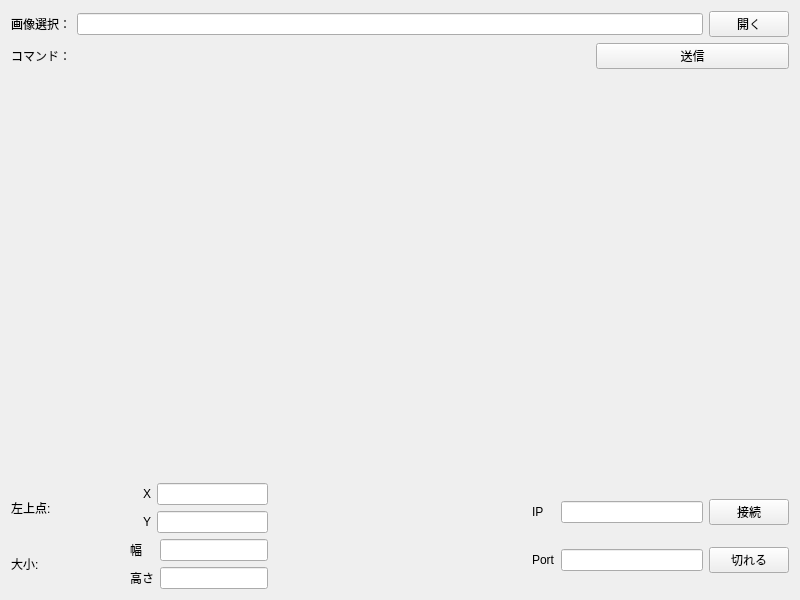
<?xml version="1.0" encoding="UTF-8"?>
<ui version="4.0">
 <class>Widget</class>
 <widget class="QWidget" name="Widget">
  <property name="geometry">
   <rect>
    <x>0</x>
    <y>0</y>
    <width>800</width>
    <height>600</height>
   </rect>
  </property>
  <property name="windowTitle">
   <string>Widget</string>
  </property>
  <layout class="QVBoxLayout" name="verticalLayout_3">
   <item>
    <layout class="QVBoxLayout" name="verticalLayout_2">
     <item>
      <layout class="QHBoxLayout" name="horizontalLayout">
       <item>
        <widget class="QLabel" name="label_2">
         <property name="text">
          <string>画像選択：</string>
         </property>
         <property name="scaledContents">
          <bool>false</bool>
         </property>
        </widget>
       </item>
       <item>
        <widget class="QLineEdit" name="lineEdit_path"/>
       </item>
       <item>
        <widget class="QPushButton" name="pathBut">
         <property name="text">
          <string>開く</string>
         </property>
        </widget>
       </item>
      </layout>
     </item>
     <item>
      <layout class="QHBoxLayout" name="horizontalLayout_2">
       <item>
        <widget class="QLabel" name="label">
         <property name="text">
          <string>コマンド：</string>
         </property>
        </widget>
       </item>
       <item>
        <widget class="QLabel" name="label_path">
         <property name="minimumSize">
          <size>
           <width>380</width>
           <height>0</height>
          </size>
         </property>
         <property name="text">
          <string/>
         </property>
        </widget>
       </item>
       <item>
        <widget class="QPushButton" name="sendBut">
         <property name="text">
          <string>送信</string>
         </property>
        </widget>
       </item>
      </layout>
     </item>
     <item>
      <spacer name="verticalSpacer">
       <property name="orientation">
        <enum>Qt::Vertical</enum>
       </property>
       <property name="sizeHint" stdset="0">
        <size>
         <width>20</width>
         <height>40</height>
        </size>
       </property>
      </spacer>
     </item>
     <item>
      <layout class="QGridLayout" name="label_layout"/>
     </item>
     <item>
      <spacer name="verticalSpacer_2">
       <property name="orientation">
        <enum>Qt::Vertical</enum>
       </property>
       <property name="sizeHint" stdset="0">
        <size>
         <width>20</width>
         <height>40</height>
        </size>
       </property>
      </spacer>
     </item>
     <item>
      <layout class="QHBoxLayout" name="horizontalLayout_5">
       <item>
        <layout class="QVBoxLayout" name="verticalLayout">
         <item>
          <layout class="QHBoxLayout" name="horizontalLayout_3">
           <item>
            <widget class="QLabel" name="label_4">
             <property name="enabled">
              <bool>true</bool>
             </property>
             <property name="sizePolicy">
              <sizepolicy hsizetype="Expanding" vsizetype="Preferred">
               <horstretch>0</horstretch>
               <verstretch>0</verstretch>
              </sizepolicy>
             </property>
             <property name="text">
              <string>左上点:</string>
             </property>
            </widget>
           </item>
           <item>
            <layout class="QGridLayout" name="gridLayout">
             <item row="0" column="0">
              <widget class="QLabel" name="label_5">
               <property name="text">
                <string>X</string>
               </property>
              </widget>
             </item>
             <item row="0" column="1">
              <widget class="QLineEdit" name="lineEdit_start_x"/>
             </item>
             <item row="1" column="0">
              <widget class="QLabel" name="label_6">
               <property name="text">
                <string>Y</string>
               </property>
              </widget>
             </item>
             <item row="1" column="1">
              <widget class="QLineEdit" name="lineEdit_start_y"/>
             </item>
            </layout>
           </item>
          </layout>
         </item>
         <item>
          <layout class="QHBoxLayout" name="horizontalLayout_4">
           <item>
            <widget class="QLabel" name="label_7">
             <property name="sizePolicy">
              <sizepolicy hsizetype="Expanding" vsizetype="Preferred">
               <horstretch>0</horstretch>
               <verstretch>0</verstretch>
              </sizepolicy>
             </property>
             <property name="text">
              <string>大小:</string>
             </property>
            </widget>
           </item>
           <item>
            <layout class="QGridLayout" name="gridLayout_2">
             <item row="0" column="0">
              <widget class="QLabel" name="label_8">
               <property name="text">
                <string>幅</string>
               </property>
              </widget>
             </item>
             <item row="0" column="1">
              <widget class="QLineEdit" name="lineEdit_size_w"/>
             </item>
             <item row="1" column="0">
              <widget class="QLabel" name="label_9">
               <property name="text">
                <string>高さ</string>
               </property>
              </widget>
             </item>
             <item row="1" column="1">
              <widget class="QLineEdit" name="lineEdit_size_h"/>
             </item>
            </layout>
           </item>
          </layout>
         </item>
        </layout>
       </item>
       <item>
        <spacer name="horizontalSpacer">
         <property name="orientation">
          <enum>Qt::Horizontal</enum>
         </property>
         <property name="sizeHint" stdset="0">
          <size>
           <width>40</width>
           <height>20</height>
          </size>
         </property>
        </spacer>
       </item>
       <item>
        <layout class="QGridLayout" name="gridLayout_3">
         <item row="1" column="0">
          <widget class="QLabel" name="label_port">
           <property name="text">
            <string>Port</string>
           </property>
          </widget>
         </item>
         <item row="1" column="1">
          <widget class="QLineEdit" name="lineEdit_port"/>
         </item>
         <item row="0" column="2">
          <widget class="QPushButton" name="connectBut">
           <property name="text">
            <string>接続</string>
           </property>
          </widget>
         </item>
         <item row="1" column="2">
          <widget class="QPushButton" name="discoonectBut">
           <property name="text">
            <string>切れる</string>
           </property>
          </widget>
         </item>
         <item row="0" column="0">
          <widget class="QLabel" name="label_IP">
           <property name="text">
            <string>IP</string>
           </property>
          </widget>
         </item>
         <item row="0" column="1">
          <widget class="QLineEdit" name="lineEdit_IP"/>
         </item>
        </layout>
       </item>
      </layout>
     </item>
    </layout>
   </item>
  </layout>
 </widget>
 <resources/>
 <connections>
  <connection>
   <sender>discoonectBut</sender>
   <signal>clicked()</signal>
   <receiver>Widget</receiver>
   <slot>close()</slot>
   <hints>
    <hint type="sourcelabel">
     <x>746</x>
     <y>525</y>
    </hint>
    <hint type="destinationlabel">
     <x>399</x>
     <y>299</y>
    </hint>
   </hints>
  </connection>
 </connections>
</ui>
